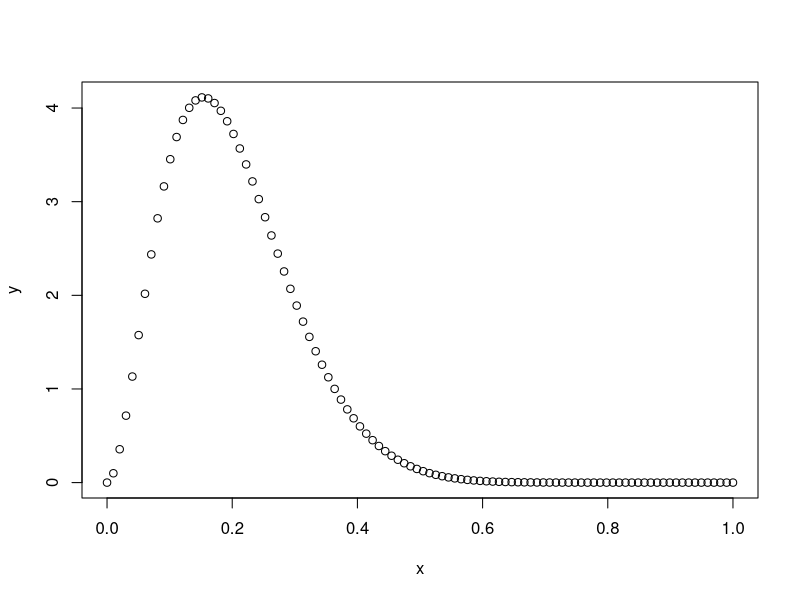
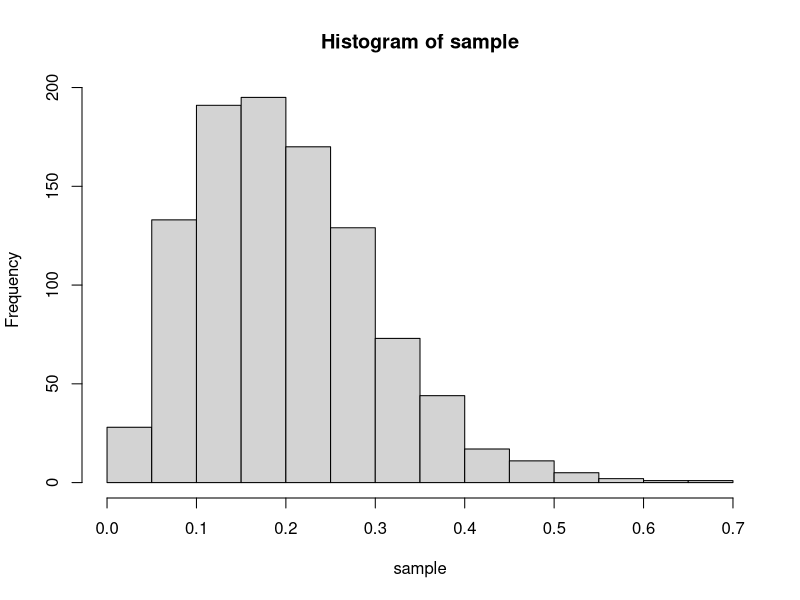

R code for these plots, in order:
## ---- chunk 1
# This chunk just sets echo = TRUE as default (i.e. print all code)
knitr::opts_chunk$set(echo = TRUE)
## ---- chunk 2
mu <- 0.2
var <- 0.01
alpha <- mu * (((mu*(1-mu))/var) - 1)
beta <- (alpha*(1-mu))/mu
x <- seq(0, 1, length=100)
y <- dbeta(x, alpha, beta)
plot(x, y)
## ---- chunk 3
n <- 1000
sample <- rbeta(n, alpha, beta)
hist(sample)
## ---- chunk 4
mu_bar <- mean(sample)
var_bar <- var(sample)
print(paste("Sample mean:", format(mu_bar)))
print(paste("Sample variance:", format(var_bar)))
## ---- chunk 5
lower <- quantile(sample, probs = 0.025)
upper <- quantile(sample, probs = 0.975)
print(paste("The central 95% probability interval of the distribution from the drawn samples"))
print(paste("is [", format(lower), ",", format(upper), "]"))
## ---- chunk 6
boxes <- matrix(c(2,4,1,5,1,3), ncol = 2,
                dimnames = list(c("A", "B", "C"), c("red", "white")))
boxes
p_red <- function(boxes) {
  p_A <- 0.4
  p_B <- 0.1
  p_C <- 0.5
  p <- p_A*boxes[1,1]/sum(boxes[1,]) + p_B*boxes[2,1]/sum(boxes[2,]) + p_C*boxes[3,1]/sum(boxes[3,])
  return(p)
}
p_red(boxes = boxes)
## ---- chunk 7
p_box <- function(boxes) {
  p_A <- 0.4
  p_B <- 0.1
  p_C <- 0.5
  p_A.red <- p_A*boxes[1,1]/sum(boxes[1,])/p_red(boxes)
  p_B.red <- p_B*boxes[2,1]/sum(boxes[2,])/p_red(boxes)
  p_C.red <- p_C*boxes[3,1]/sum(boxes[3,])/p_red(boxes)
  return(c(p_A.red, p_B.red, p_C.red))
}
p_box(boxes = boxes)
## ---- chunk 8
p_identical_twin <- function(fraternal_prob, identical_prob) {
  p_it.and.tb <- identical_prob * 0.5
  p_ft.and.tb <- fraternal_prob * 0.5 * 0.5
  return(p_it.and.tb/(p_it.and.tb + p_ft.and.tb))
}
p_identical_twin(fraternal_prob = 1/150, identical_prob = 1/400)
